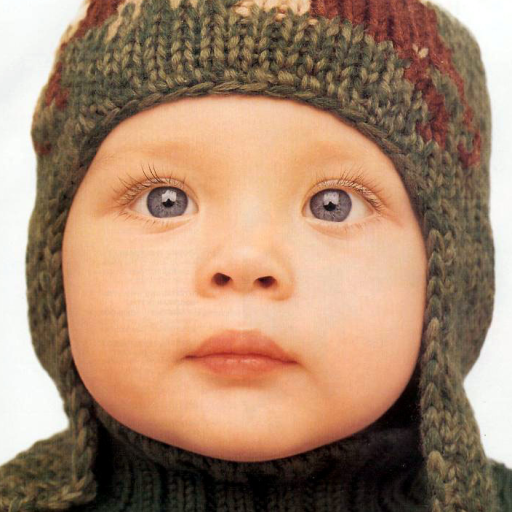
#> input picture DRCN-tf2016/data/Set5/img_001.png, 512 x 512 px, given in place of 2.jpg, which was not available
$ python gredient_produce.py ../../DRCN-tf2016/data/Set5/img_001.png
#> lines starting #> are read from the running program, lines starting #| are printed output that depends on the picture; pictures that were not available may be replaced by others from this repository, and a replacement may not be noted
#> further down, img is the input picture: shape (512, 512, 3); mean B, G, R 109.5, 134.2, 166.9

import cv2 as cv
import os
import sys
path = os.path.abspath(os.path.dirname(sys.argv[0]))

def sobel_demo(image):
    grad_x = cv.Sobel(image, cv.CV_32F, 1, 0)  # 采用Scharr边缘更突出,Sobel改为Scharr即可
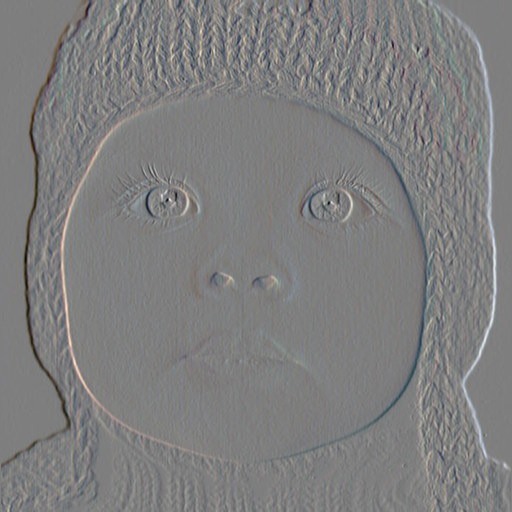
#> grad_x: shape (512, 512, 3) float32; mean B, G, R 0, 0, 0; drawn with min black and max white
    grad_y = cv.Sobel(image, cv.CV_32F, 0, 1)
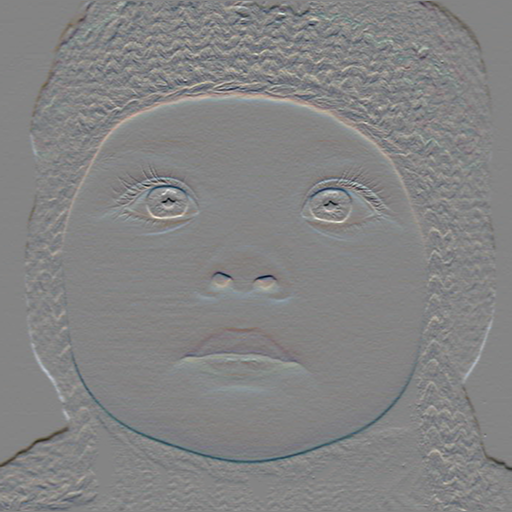
#> grad_y: shape (512, 512, 3) float32; mean B, G, R -1.8, -2, -2.4; drawn with min black and max white

    gradx = cv.convertScaleAbs(grad_x)  # 由于算完的图像有正有负，所以对其取绝对值
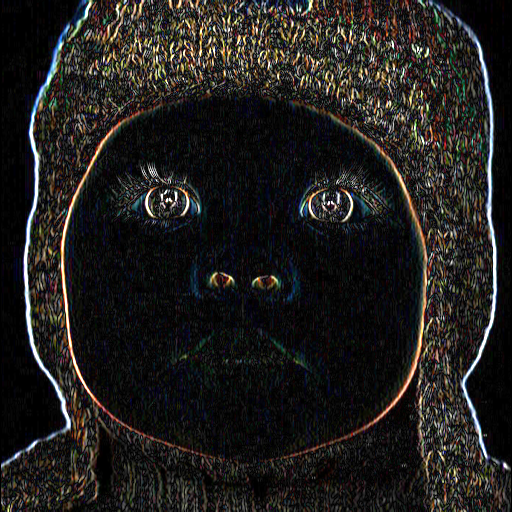
#> gradx: shape (512, 512, 3); mean B, G, R 29.4, 31.2, 33
    grady = cv.convertScaleAbs(grad_y)

    # 计算两个图像的权值和，dst = src1*alpha + src2*beta + gamma
    gradxy = cv.addWeighted(gradx, 0.5, grady, 0.5, 0)
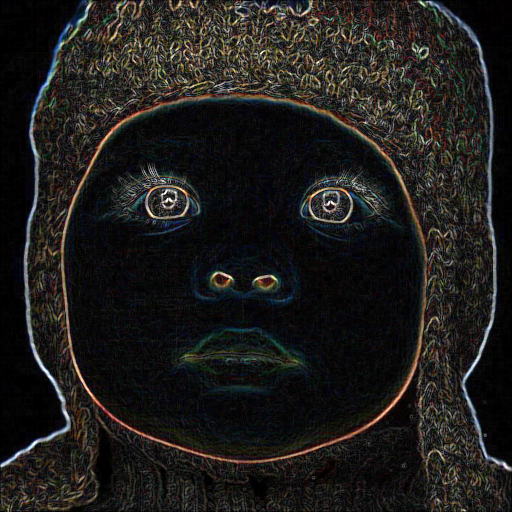
#> gradxy: shape (512, 512, 3); mean B, G, R 27.1, 28.9, 30.2

    gradx = cv.applyColorMap(gradx, cv.COLORMAP_JET)     #此处的三通道热力图是cv2使用GBR排列
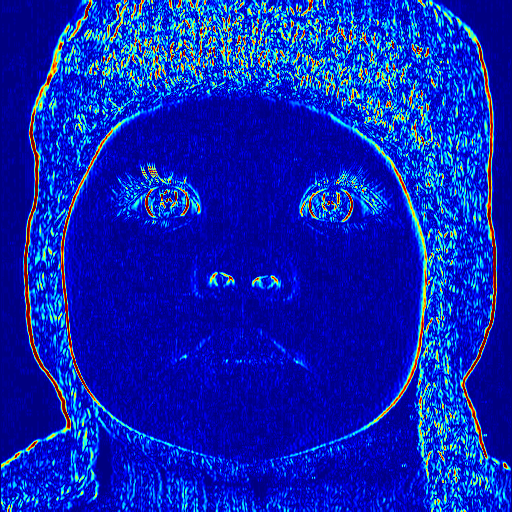
#> gradx: shape (512, 512, 3); mean B, G, R 183.2, 35.3, 11.1
    grady = cv.applyColorMap(grady, cv.COLORMAP_JET)     #此处的三通道热力图是cv2使用GBR排列
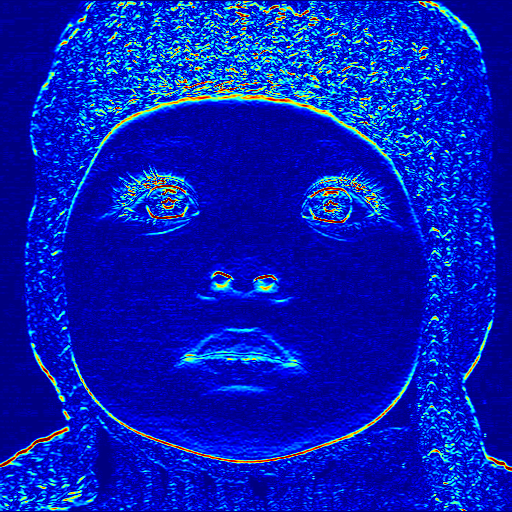
#> grady: shape (512, 512, 3); mean B, G, R 185.6, 29, 7.1
    gradxy = cv.applyColorMap(gradxy, cv.COLORMAP_JET)     #此处的三通道热力图是cv2使用GBR排列
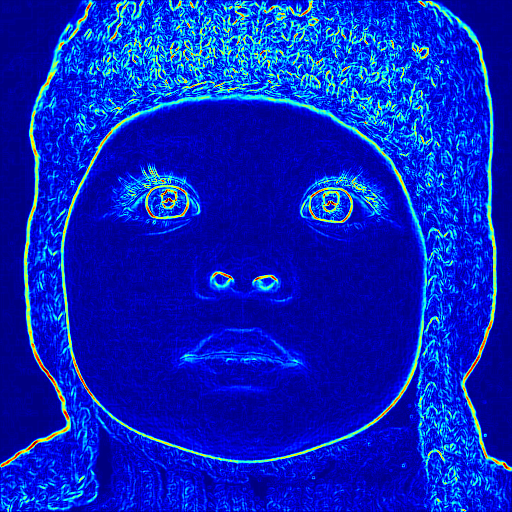
#> gradxy: shape (512, 512, 3); mean B, G, R 192.8, 34.7, 7.3

    cv.imshow("gradx", gradx)
    cv.imshow("grady", grady)
    cv.imshow("gradient", gradxy)
    cv.waitKey(0)
    cv.destroyAllWindows()
    cv.imwrite("gradx.jpg", gradx)
    cv.imwrite("grady.jpg", grady)
    cv.imwrite("gradxy.jpg", gradxy)
print(cv.__version__)
img=cv.imread(path + '\\2.jpg',cv.COLOR_BGR2GRAY)
sobel_demo(img)

$ run again, on DRCN-tf2016/data/Set5/img_002.png
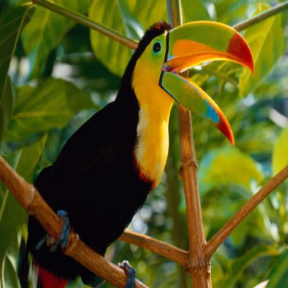
#> input picture DRCN-tf2016/data/Set5/img_002.png, 288 x 288 px, given in place of 2.jpg, which was not available
#> img is the input picture: shape (288, 288, 3); mean B, G, R 27, 88.5, 88
#> in sobel_demo, `grady = cv.applyColorMap(grady, cv.COLORMAP_JET)`:
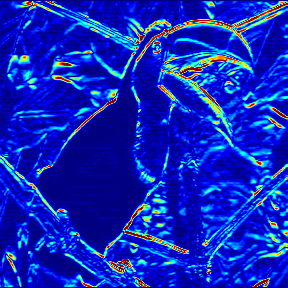
#> grady: shape (288, 288, 3); mean B, G, R 189.1, 38.3, 11.4
#> in sobel_demo, `gradxy = cv.applyColorMap(gradxy, cv.COLORMAP_JET)`:
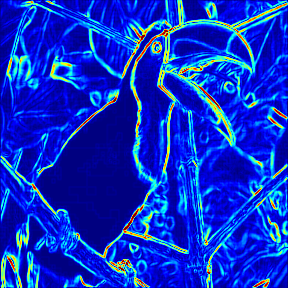
#> gradxy: shape (288, 288, 3); mean B, G, R 199.1, 47.7, 12.3
